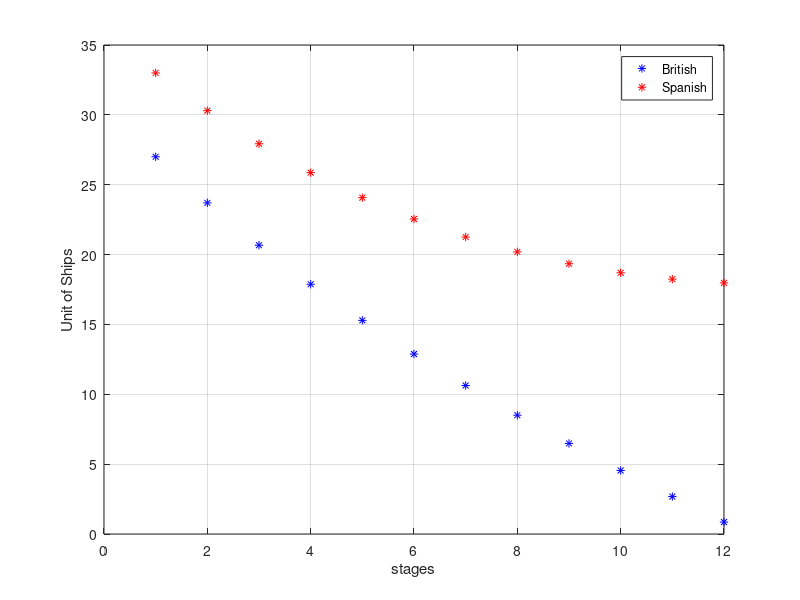

Here is the MATLAB script that generated this plot:
clc; clear all; close all;
n=12;
B(1)=27;
F(1)=33;
for i=1:(n-1)
    B(i+1)=B(i)-0.1*F(i);
    F(i+1)=F(i)-0.1*B(i);
end
figure(1)
plot(1:n,B,'b*');
hold on;
plot(1:n,F,'r*');
hold off;
grid on;
legend('British', 'Spanish');
xlabel('stages');
ylabel('Unit of Ships');